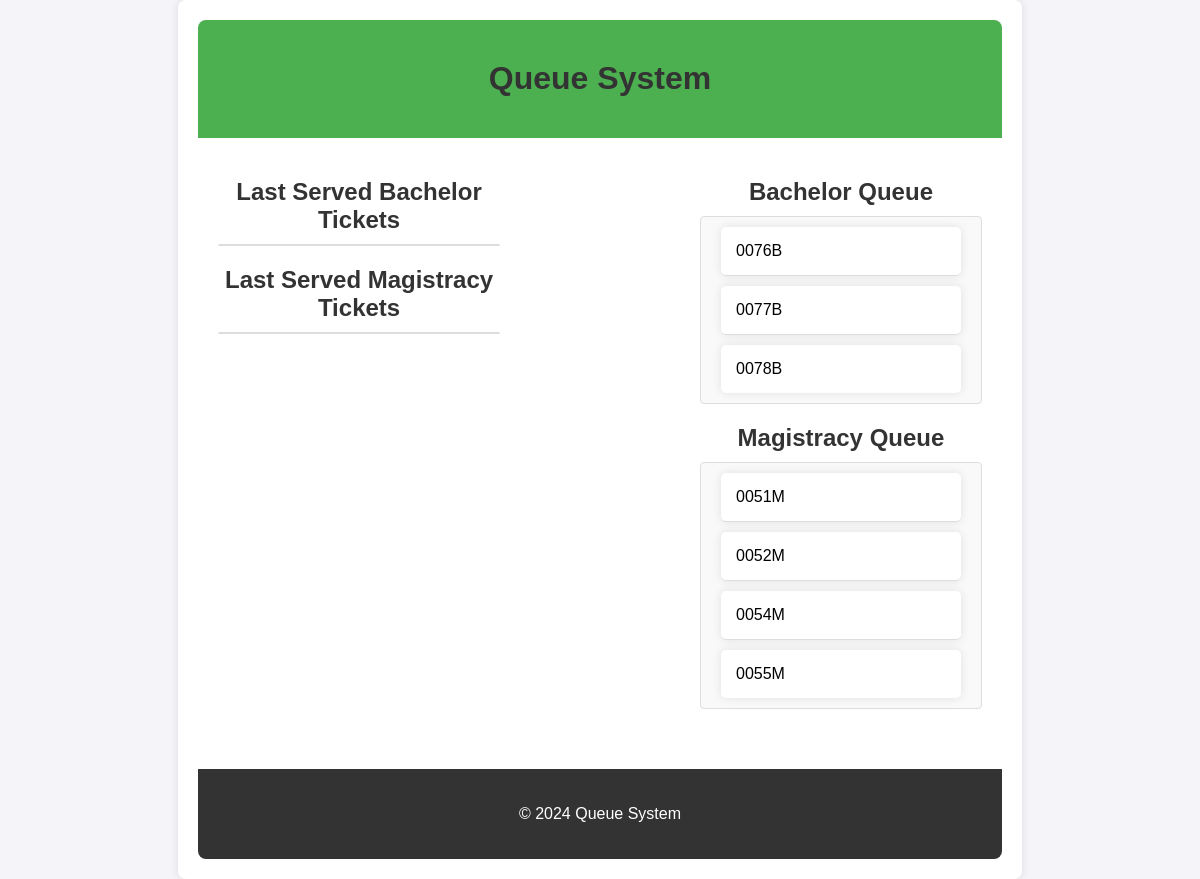
The page /monitor/ on the database as committed earlier.
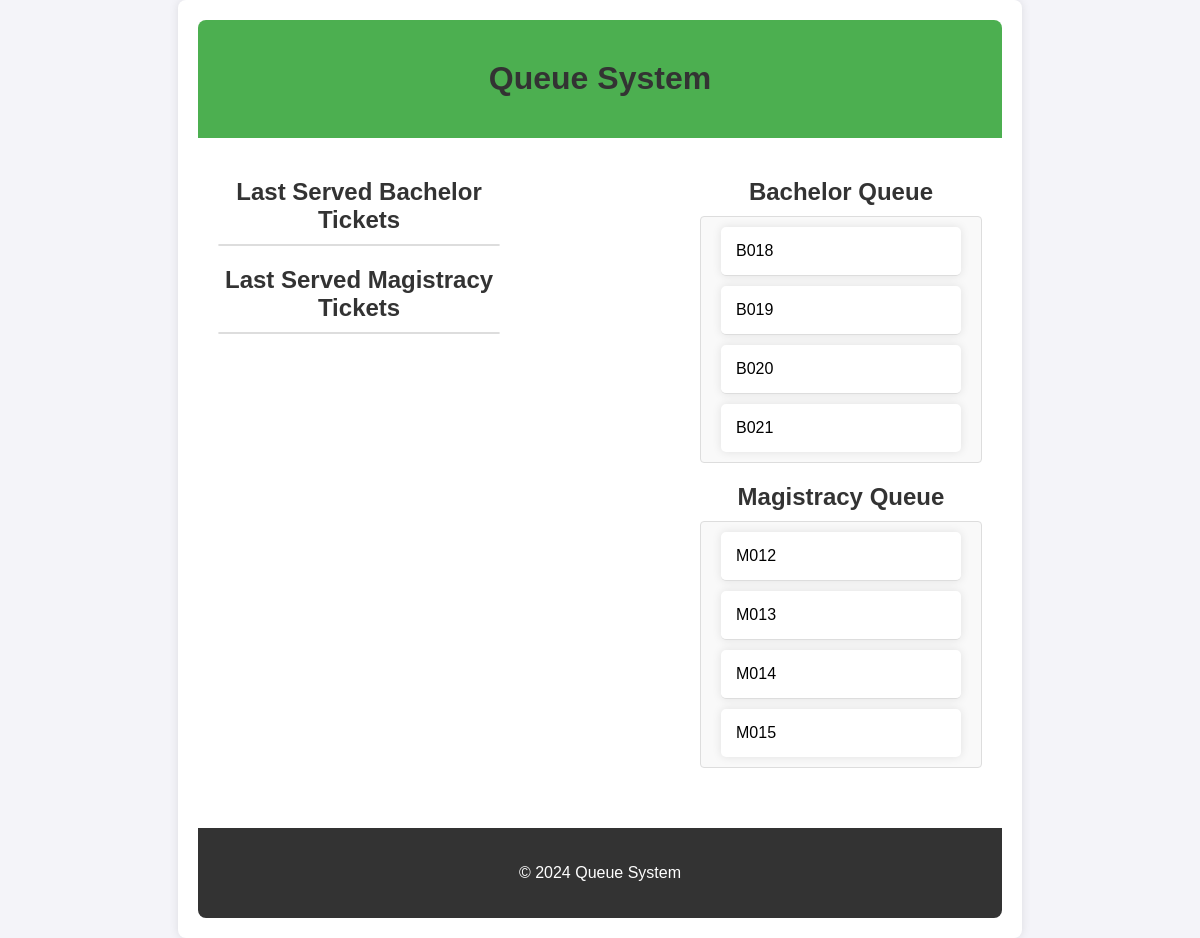
The same page on the database as committed later.
### queue_app/models.py (models this page shows, shortened)
class Queue(models.Model):
    QUEUE_TYPE_CHOICES = [
        ('B', 'Bachelor'),
        ('M', 'Magistracy'),
    ]
    ticket_number = models.CharField(max_length=10, default='0000')
    queue_type = models.CharField(max_length=1, choices=QUEUE_TYPE_CHOICES)
    created_at = models.DateTimeField(auto_now_add=True)
    served = models.BooleanField(default=False)
    served_by_table = models.IntegerField(null=True, blank=True)

### queue_app/views.py (the view)
# urls.py: path('monitor/', views.monitor_view, name='monitor'),
def monitor_view(request):
    bachelor_queue = Queue.objects.filter(queue_type='B', served=False).order_by('created_at')
    magistracy_queue = Queue.objects.filter(queue_type='M', served=False).order_by('created_at')
    return render(request, 'queue_app/monitor.html', {'bachelor_queue': bachelor_queue, 'magistracy_queue': magistracy_queue})

### queue_app/templates/queue_app/monitor.html (shortened to what this page needs)
{% extends 'queue_app/base.html' %}
{% block content %}
<div class="content">
    <div class="section">
        <section>
            <h2>Last Served Bachelor Tickets</h2>
            <ul id="served-bachelor-list" class="queue-list"></ul>
        </section>
        <section>
            <h2>Last Served Magistracy Tickets</h2>
            <ul id="served-magistracy-list" class="queue-list"></ul>
        </section>
    </div>
    <div class="section">
        <section>
            <h2>Bachelor Queue</h2>
            <ul id="bachelor-queue-list" class="queue-list">
                {% for ticket in bachelor_queue|slice:":4" %}
                    <li>{{ ticket.ticket_number }}</li>
                {% endfor %}
            </ul>
        </section>
        <section>
            <h2>Magistracy Queue</h2>
            <ul id="magistracy-queue-list" class="queue-list">
                {% for ticket in magistracy_queue|slice:":4" %}
                    <li>{{ ticket.ticket_number }}</li>
                {% endfor %}
            </ul>
        </section>
    </div>
</div>
{% endblock %}

### queue_app/templates/queue_app/base.html (shortened to what this page needs)
{% load static %}
<!DOCTYPE html>
<html>
<head>
    <link rel="stylesheet" type="text/css" href="{% static 'queue_app/styles.css' %}">
</head>
<body>
    <div class="container">
        <header>
            <h1>Queue System</h1>
        </header>
        <main>
            {% block content %}
            {% endblock %}
        </main>
        <footer>
            <p>&copy; 2024 Queue System</p>
        </footer>
    </div>
</body>
</html>

### queue_app/static/queue_app/styles.css (style rules this page uses)
body { font-family: 'Arial', sans-serif; background-color: #f4f4f9; margin: 0; padding: 0; }
h1, h2 { color: #333; text-align: center; margin-top: 20px; }
.container { max-width: 900px; margin: 0 auto; padding: 20px; background: #fff; border-radius: 8px; box-shadow: 0 0 10px rgba(0, 0, 0, 0.1); }
header { padding: 20px 0; text-align: center; background-color: #4CAF50; color: white; border-radius: 8px 8px 0 0; }
footer { text-align: center; padding: 20px; background-color: #333; color: white; border-radius: 0 0 8px 8px; margin-top: 20px; }
ul.queue-list { list-style-type: none; padding: 0; margin: 0; }
ul.queue-list li { background: #fff; margin: 10px 20px; padding: 15px; border-radius: 5px; box-shadow: 0 0 10px rgba(0, 0, 0, 0.1); }
main section { margin-bottom: 20px; }
main section h2 { margin-bottom: 10px; }

### queue_app/templates/queue_app/monitor.html (style rules this page uses)
body, html { margin: 0; padding: 0; min-height: 100%; display: flex; flex-direction: column; }
.content { flex: 1; display: flex; justify-content: space-between; padding: 20px; }
.section { width: 48%; margin-right: 200px; }
.section:last-child { margin-right: 0; }
.queue-list { list-style-type: none; padding: 0; margin: 0; border: 1px solid #ddd; border-radius: 4px; background-color: #f9f9f9; margin-bottom: 20px; }
.queue-list li { padding: 10px; border-bottom: 1px solid #ddd; }
.queue-list li:last-child { border-bottom: none; }

Rows that differ between the two databases and show on the page:
removed Queue: ticket_number "0076B", shown under "Bachelor Queue"
removed Queue: ticket_number "0077B", shown under "Bachelor Queue"
removed Queue: ticket_number "0078B", shown under "Bachelor Queue"
removed Queue: ticket_number "0051M", shown under "Magistracy Queue"
removed Queue: ticket_number "0052M", shown under "Magistracy Queue"
removed Queue: ticket_number "0054M", shown under "Magistracy Queue"
removed Queue: ticket_number "0055M", shown under "Magistracy Queue"
added Queue: ticket_number "B018", shown under "Bachelor Queue"
added Queue: ticket_number "B019", shown under "Bachelor Queue"
added Queue: ticket_number "B020", shown under "Bachelor Queue"
added Queue: ticket_number "B021", shown under "Bachelor Queue"
added Queue: ticket_number "M012", shown under "Magistracy Queue"
added Queue: ticket_number "M013", shown under "Magistracy Queue"
added Queue: ticket_number "M014", shown under "Magistracy Queue"
added Queue: ticket_number "M015", shown under "Magistracy Queue"
